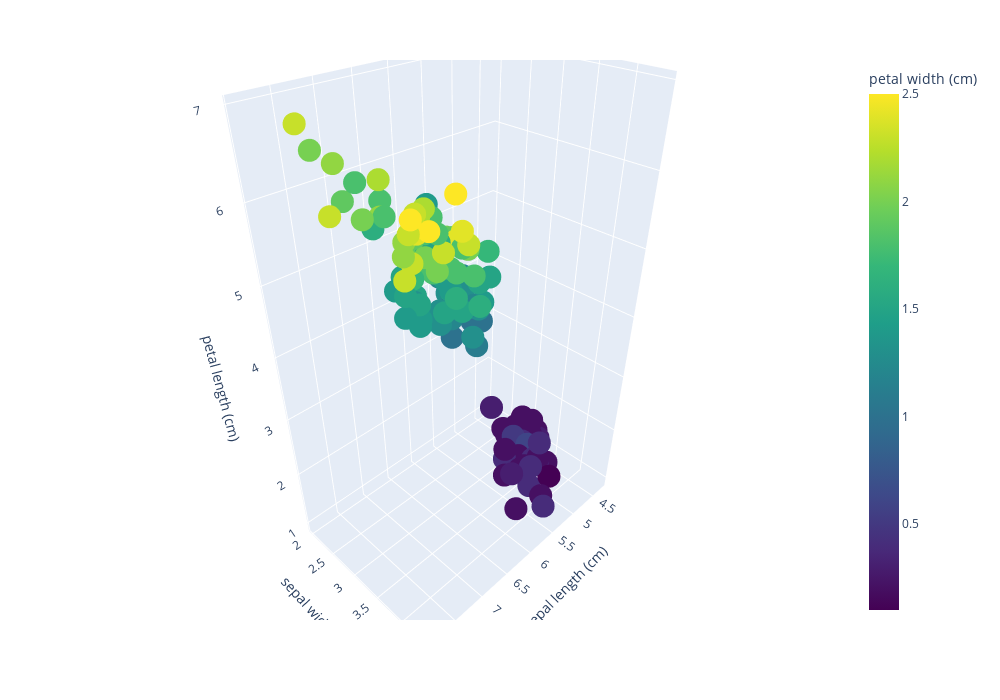

Here is the notebook cell this chart was saved with:
### Code cell
fig = px.scatter_3d(
    iris_df,
    x=iris_df.columns[0],
    y=iris_df.columns[1],
    z=iris_df.columns[2],
    color=iris_df.columns[3],
    size_max=10,
    color_continuous_scale='viridis'
)

fig.update_layout(width=1000, height=700)

fig.show()

### Figure 1 — Plotly figure (JSON) as saved in the notebook; plotly's stock layout.template omitted (floating-point values rounded to 4 significant figures; data arrays with more than 128 entries replaced by an {"elided": "..."} marker saying what was removed)
{"data": [{"hovertemplate": "sepal length (cm)=%{x}<br>sepal width (cm)=%{y}<br>petal length (cm)=%{z}<br>petal width (cm)=%{marker.color}<extra></extra>", "legendgroup": "", "marker": {"color": {"elided": "150 float values"}, "coloraxis": "coloraxis", "symbol": "circle"}, "mode": "markers", "name": "", "scene": "scene", "showlegend": false, "type": "scatter3d", "x": {"elided": "150 float values"}, "y": {"elided": "150 float values"}, "z": {"elided": "150 float values"}}], "layout": {"coloraxis": {"colorbar": {"title": {"text": "petal width (cm)"}}, "colorscale": [[0, "#440154"], [0.1111, "#482878"], [0.2222, "#3e4989"], [0.3333, "#31688e"], [0.4444, "#26828e"], [0.5556, "#1f9e89"], [0.6667, "#35b779"], [0.7778, "#6ece58"], [0.8889, "#b5de2b"], [1, "#fde725"]]}, "height": 700, "legend": {"tracegroupgap": 0}, "margin": {"t": 60}, "scene": {"domain": {"x": [0, 1], "y": [0, 1]}, "xaxis": {"title": {"text": "sepal length (cm)"}}, "yaxis": {"title": {"text": "sepal width (cm)"}}, "zaxis": {"title": {"text": "petal length (cm)"}}}, "width": 1000}}
